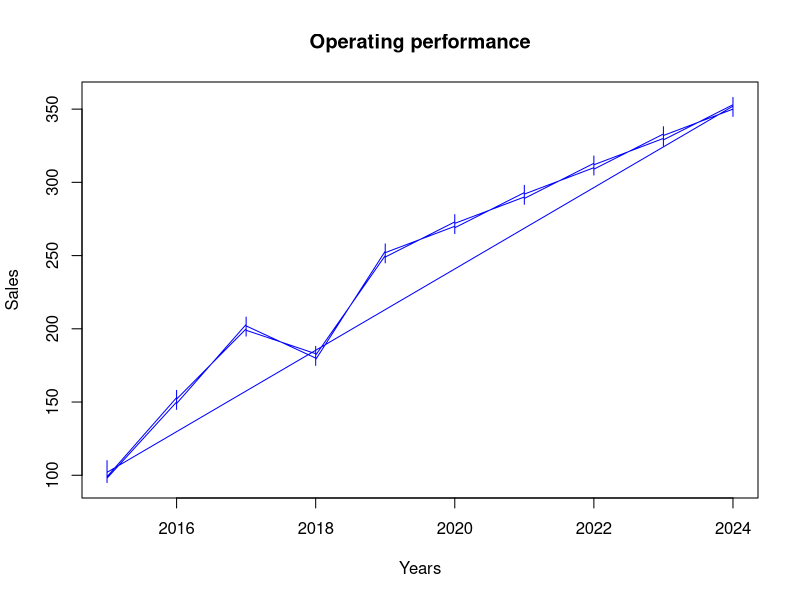

Write the R code that produced this figure.
# LINECHART
# Load data from CSV
data <- read.csv("datasets/business_data.csv")

x <- data$Years
y <- data$Sales

# Create a line chart
plot(x, y, 
     type = "l", 
     main = "Operating performance", 
     xlab = "Years", 
     ylab = "Sales", 
     col = "blue")
